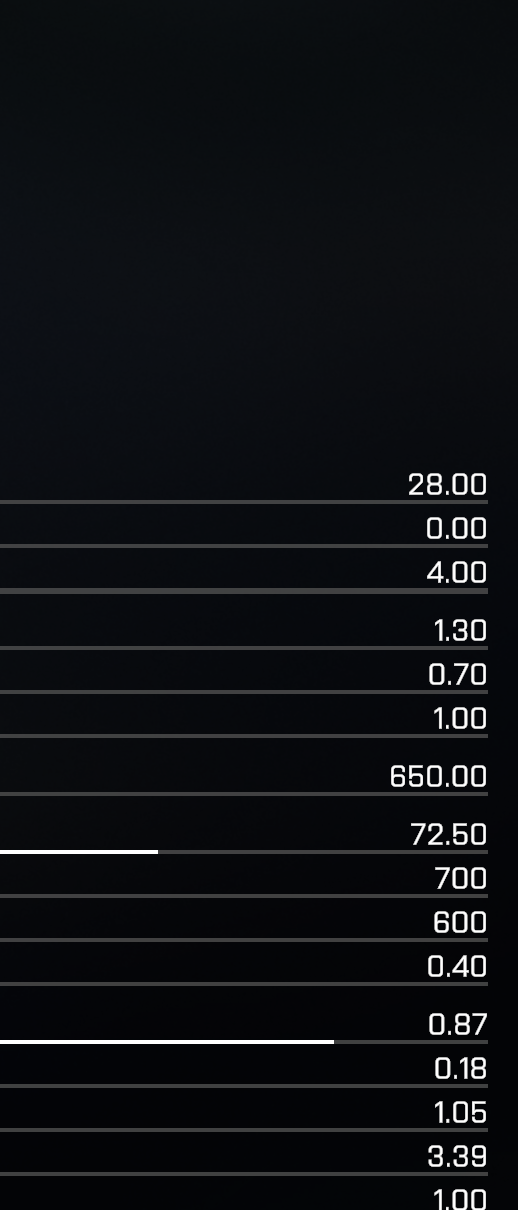
#> input picture tmp/weapon-ocr/ACR-num.png, 518 x 1210 px, given in place of G3-num.png, which was not available
$ python ocr_holes.py
#> lines starting #> are read from the running program, lines starting #| are printed output that depends on the picture; pictures that were not available may be replaced by others from this repository, and a replacement may not be noted
### tmp/ocr_batch_p90pp2.py
# -*- coding: utf-8 -*-
"""OCR P90-SG550 using G3/GLOCK18 digit templates."""
from __future__ import annotations

import json
import os

import cv2
import numpy as np

BASE = r"F:\voxel-frontline-battle\tmp\weapon-ocr"
OUT = r"F:\voxel-frontline-battle\tmp\ocr_p90pp_out"
os.makedirs(OUT, exist_ok=True)

IDS = [
    "P90",
    "PP19",
    "PP2000",
    "REM700",
    "RPK16",
    "RSH12",
    "SCARH",
    "SCORPIONEVO",
    "SG550",
]
TH = 100
TW, THGT = 16, 24
MIN_X = 300


def load_gray(wid):
    im = cv2.imread(os.path.join(BASE, wid + "-num.png"), cv2.IMREAD_COLOR)
    gray = cv2.cvtColor(im, cv2.COLOR_BGR2GRAY)
    # ignore left UI chrome
    g = gray.copy()
    g[:, :MIN_X] = 0
    return gray, g


def bands_of(gray, th=80):
    h = gray.shape[0]
    row_has = gray.max(axis=1) > th
    bands = []
    inb = False
    s = 0
    for i, v in enumerate(row_has):
        if v and not inb:
            s = i
            inb = True
        elif not v and inb:
            bands.append((s, i))
            inb = False
    if inb:
        bands.append((s, h))
    return [(a, b) for a, b in bands if b - a >= 10]


def crop_row(gray, y0, y1, th=80):
    h, w = gray.shape
    crop = gray[max(0, y0) : min(h, y1), :]
    xs = np.where(crop.max(axis=0) > th)[0]
    if len(xs) == 0:
        return crop
    return crop[:, max(0, int(xs[0]) - 2) : min(w, int(xs[-1]) + 3)]


def split_x(crop, th=TH):
    col_has = crop.max(axis=0) > th
    glyphs = []
    inb = False
    s = 0
    for i, v in enumerate(col_has):
        if v and not inb:
            s = i
            inb = True
        elif not v and inb:
            glyphs.append((s, i))
            inb = False
    if inb:
        glyphs.append((s, crop.shape[1]))
    merged = []
    for g in glyphs:
        if merged and g[0] - merged[-1][1] <= 1:
            merged[-1] = (merged[-1][0], g[1])
        else:
            merged.append(g)
    return merged


def trim(g, th=TH):
    ys = np.where(g.max(axis=1) > th)[0]
    xs = np.where(g.max(axis=0) > th)[0]
    if len(ys) == 0 or len(xs) == 0:
        return g
    return g[ys[0] : ys[-1] + 1, xs[0] : xs[-1] + 1]


def maybe_split_wide(g, th=TH):
    g = trim(g, th)
    if g.shape[1] < 22:
        return [g]
    col = (g > th).sum(axis=0).astype(np.float64)
    m = 4
    if g.shape[1] <= 2 * m + 3:
        return [g]
    mid = col[m:-m]
    idx = int(np.argmin(mid)) + m
    if col[idx] <= max(2, col.max() * 0.25) and 6 <= idx <= g.shape[1] - 6:
        left = trim(g[:, :idx], th)
        right = trim(g[:, idx + 1 :], th)
        if left.size and right.size and left.shape[1] >= 4 and right.shape[1] >= 4:
            return [left, right]
    return [g]


def glyphs_in_row(gray, y0, y1):
    crop = crop_row(gray, y0 - 2, y1 + 2)
    boxes = split_x(crop)
    out = []
    for x0, x1 in boxes:
        g = trim(crop[:, x0:x1])
        if g.size == 0:
            continue
        if g.shape[0] <= 8 and g.shape[1] <= 8:
            out.append(g)
            continue
        out.extend(maybe_split_wide(g))
    return out


def norm_glyph(g):
    bw = (g > TH).astype(np.float32)
    return cv2.resize(bw, (TW, THGT), interpolation=cv2.INTER_AREA)


# [5 lines left out: function ascii_g, not called in this run]


def get_glyph(gray, row_i, glyph_i):
    bs = bands_of(gray)
    y0, y1 = bs[row_i]
    gs = glyphs_in_row(gray, y0, y1)
    return gs[glyph_i]


# [111 lines left out: functions to_number, main, not called in this run]


# [2 lines that do not run on import are left out]

### tmp/ocr_holes.py
# -*- coding: utf-8 -*-
import importlib
import json
import os

import cv2
import numpy as np

import ocr_batch_p90pp2 as m

TH = 100
IDS = [
    "P90",
    "PP19",
    "PP2000",
    "REM700",
    "RPK16",
    "RSH12",
    "SCARH",
    "SCORPIONEVO",
    "SG550",
]


def holes(g, th=TH):
    bw = (g > th).astype(np.uint8)
    bw = np.pad(bw, 1)
    ff = bw.copy()
    mask = np.zeros((bw.shape[0] + 2, bw.shape[1] + 2), np.uint8)
    cv2.floodFill(ff, mask, (0, 0), 2)
    inv = (ff == 0).astype(np.uint8)
    n, lab = cv2.connectedComponents(inv)
    centers = []
    for i in range(1, n):
        ys, xs = np.where(lab == i)
        if len(ys):
            centers.append(float(ys.mean() / bw.shape[0]))
    return n - 1, centers


_, g3 = m.load_gray("G3")
#> in load_gray, im is the input picture: shape (1210, 518, 3); mean B, G, R 19.4, 16.2, 14.2
#> in load_gray, `g[:, :MIN_X] = 0`:
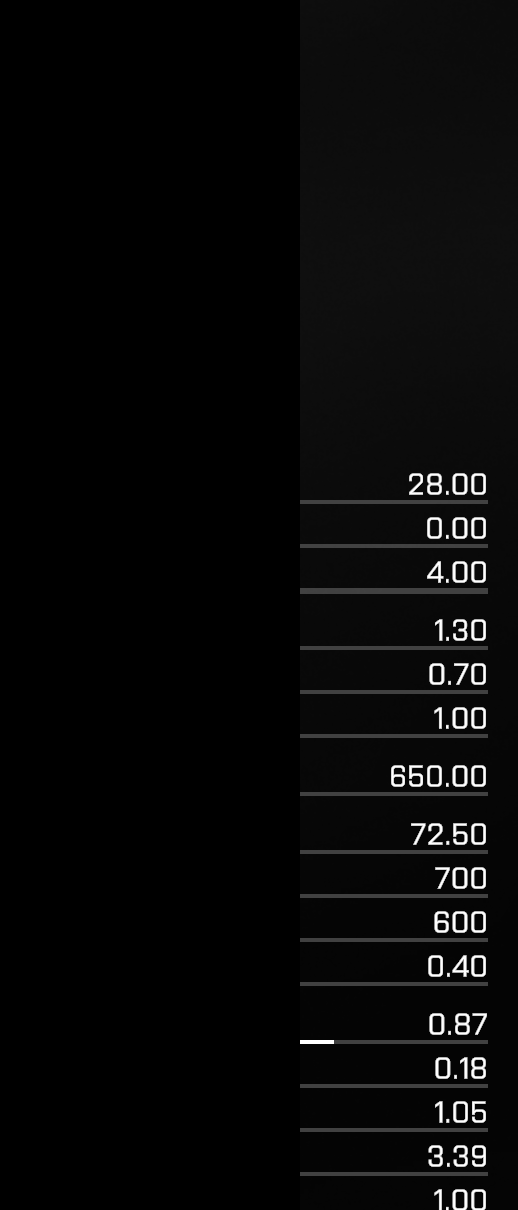
#> g: shape (1210, 518); min 0, max 255, mean 7.9
_, gl = m.load_gray("GLOCK18")
#> call 2 of load_gray, with wid = 'GLOCK18'
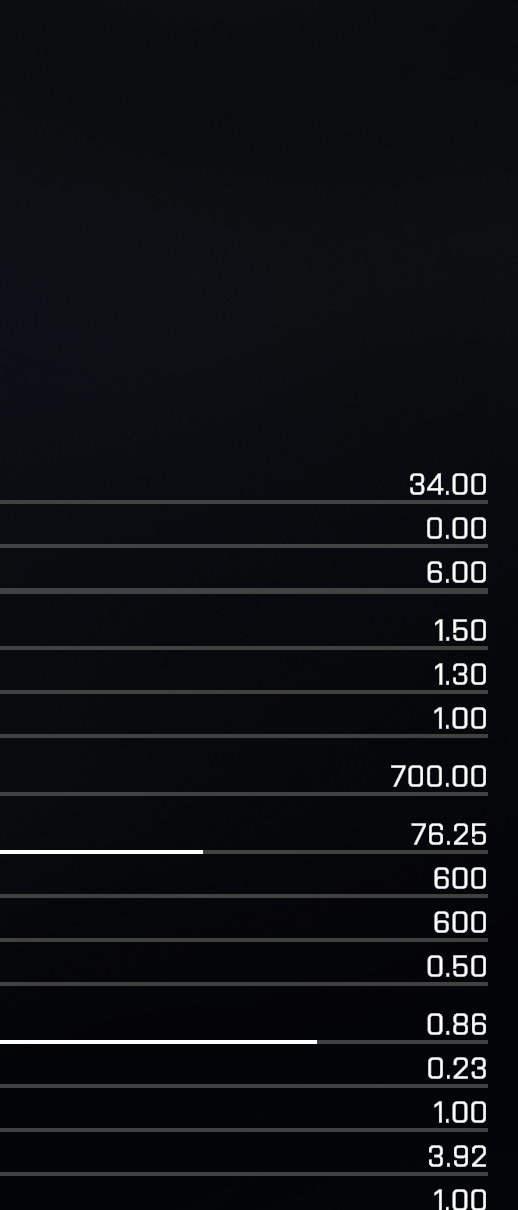
#> input picture tmp/weapon-ocr/AK5C-num.png, 518 x 1210 px, given in place of GLOCK18-num.png, which was not available
#> in load_gray, im is the input picture: shape (1210, 518, 3); mean B, G, R 19.5, 16.2, 14.3
templates = {
    "0": m.norm_glyph(m.get_glyph(g3, 1, 0)),
    "1": m.norm_glyph(m.get_glyph(g3, 3, 0)),
    "2": m.norm_glyph(m.get_glyph(g3, 4, 2)),
    "3": m.norm_glyph(m.get_glyph(g3, 0, 0)),
    "4": m.norm_glyph(m.get_glyph(g3, 14, 0)),
    "5": m.norm_glyph(m.get_glyph(g3, 8, 0)),
    "6": m.norm_glyph(m.get_glyph(g3, 9, 0)),
    "7": m.norm_glyph(m.get_glyph(g3, 0, 1)),
    "8": m.norm_glyph(m.get_glyph(g3, 2, 0)),
    "9": m.norm_glyph(m.get_glyph(gl, 0, 1)),
}
#> the loop in bands_of, `for i, v in enumerate(row_has):` made 1210 passes
#> inb on passes 474, 496, 518, 540, 562, 584, 620, 642, 664, 686, 708, 730: True, False, True, False, True, False, True, False, True, False, True, False
#> after the loop in bands_of, `for i, v in enumerate(row_has):`: bands = [(473, 495), (517, 539), (561, 583), (619, 641), (663, 685), (707, 729), (765, 787), (823, 845), (867, 889), (911, 933), (955, 977), (1013, 1035), (1040, 1044), (1057, 1079), (1101, 1123), (1145, 1167)]; inb = True; s = 1189
#> in get_glyph, `bs = bands_of(gray)`: bs = [(473, 495), (517, 539), (561, 583), (619, 641), (663, 685), (707, 729), (765, 787), (823, 845), (867, 889), (911, 933), (955, 977), (1013, 1035), (1057, 1079), (1101, 1123), (1145, 1167), (1189, 1210)]
#> in get_glyph, `y0, y1 = bs[row_i]`: y0 = 517; y1 = 539
#> in crop_row, `xs = np.where(crop.max(axis=0) > th)[0]`: xs = 49 values from 427 to 485
#> the loop in split_x, `for i, v in enumerate(col_has):` made 63 passes
#> after the loop in split_x, `for i, v in enumerate(col_has):`: glyphs = [(2, 17), (21, 24), (27, 43), (46, 61)]; inb = False; s = 46
#> the loop in split_x, `for g in glyphs:` made 4 passes
#> after the loop in split_x, `for g in glyphs:`: merged = [(2, 17), (21, 24), (27, 43), (46, 61)]
#> the loop in glyphs_in_row, `for x0, x1 in boxes:` made 4 passes
#> (x0, x1) on passes 1, 3, 4: (2, 17), (27, 43), (46, 61)
#> (x0, x1) on pass 2: (21, 24)
#> after the loop in glyphs_in_row, `for x0, x1 in boxes:`: out = 4 items
#> the loop in bands_of (call 2), `for i, v in enumerate(row_has):` made 1210 passes
#> the loop in split_x (call 2), `for i, v in enumerate(col_has):` made 55 passes
#> the loop in split_x (call 2), `for g in glyphs:` made 4 passes
#> g on passes 1 to 4: (2, 10), (13, 16), (20, 35), (38, 53)
#> the loop in glyphs_in_row (call 2), `for x0, x1 in boxes:` made 4 passes
#> (x0, x1) on passes 1, 3, 4: (2, 10), (20, 35), (38, 53)
#> (x0, x1) on pass 2: (13, 16)
#> in crop_row (call 6), `crop = gray[max(0, y0) : min(h, y1), :]`:
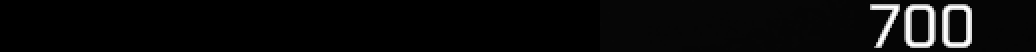
#> crop: shape (26, 518) (shown 2 times larger); min 0, max 255, mean 10
#> in crop_row (call 6), `xs = np.where(crop.max(axis=0) > th)[0]`: xs = 46 values from 435 to 485
#> in crop_row (call 7), `xs = np.where(crop.max(axis=0) > th)[0]`: xs = 46 values from 434 to 485
#> in crop_row (call 7), `return crop[:, max(0, int(xs[0]) - 2) : min(w, int(xs[-1]) + 3)]`:
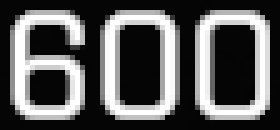
#> returned value: shape (26, 56) (shown 5 times larger); min 4, max 255, mean 89
#> in crop_row (call 9), `return crop[:, max(0, int(xs[0]) - 2) : min(w, int(xs[-1]) + 3)]`:
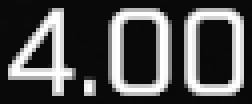
#> returned value: shape (26, 63) (shown 4 times larger); min 8, max 255, mean 78.2
#> in crop_row (call 10), `return crop[:, max(0, int(xs[0]) - 2) : min(w, int(xs[-1]) + 3)]`:
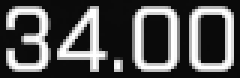
#> returned value: shape (26, 80) (shown 3 times larger); min 9, max 255, mean 81.5


def classify(g):
    if g.shape[0] <= 8 and g.shape[1] <= 8:
        return ".", 1.0
    ng = m.norm_glyph(g)
    best, bs = "?", -1.0
    for k, t in templates.items():
        a, b = ng.ravel(), t.ravel()
        d = float(np.linalg.norm(a) * np.linalg.norm(b))
        sc = float(np.dot(a, b) / d) if d else 0.0
        if sc > bs:
            bs, best = sc, k
    if g.shape[1] <= 10 and g.shape[0] > 14:
        if float((g > TH)[:, : max(1, g.shape[1] // 2)].mean()) < 0.35:
            return "1", max(0.9, bs)
    return best, bs


def hole_adj(c, nh, cy):
    if nh >= 2:
        return "8"
    if nh == 1:
        cy0 = cy[0] if cy else 0.5
        if cy0 < 0.40:
            return "9"
        if cy0 > 0.58:
            return "6"
        return "0"
    if nh == 0 and c in ("6", "8", "0", "9"):
        # open digits: 5/3/2 already classified; 6 without hole is 5
        if c == "6":
            return "5"
        if c == "9":
            return "3"
        if c == "0":
            return "0"
    return c


def to_number(text):
    if not text or "?" in text:
        return None
    if "." in text:
        return float(text)
    return int(text)


out = {}
for wid in IDS:
    full, gray = m.load_gray(wid)
    bs = m.bands_of(gray)
    use = bs[:16] if len(bs) == 17 else bs
    print("====", wid, "n", len(bs))
#| ==== P90 n 16
    parsed = []
    for i, (y0, y1) in enumerate(use):
        gs = m.glyphs_in_row(gray, y0, y1)
        chars = []
        for g in gs:
            c, sc = classify(g)
            nh, cy = holes(g)
            adj = hole_adj(c, nh, cy)
            mark = "*" if adj != c else ""
            chars.append(adj)
            if mark:
                print(
                    "  row",
                    i,
                    "change",
                    c,
                    "->",
                    adj,
                    "nh",
                    nh,
                    "cy",
                    [round(x, 2) for x in cy],
                    "sc",
                    round(sc, 3),
                )
        raw = "".join(chars)
        parsed.append(to_number(raw))
        print(" ", i, raw)
#> this loop made 16 passes
#|   row 0 change 8 -> 0 nh 1 cy [0.51] sc 1.0
#|   0 40.00
#|   1 0.00
#|   2 6.00
#|   row 3 change 6 -> 5 nh 0 cy [] sc 0.877
#|   3 1.50
#|   4 1.40
#|   5 1.00
#|   6 500.00
#|   row 7 change 6 -> 5 nh 0 cy [] sc 0.873
#> (further printed lines are left out)
#> pass 3, in glyphs_in_row (call 13), `crop = crop_row(gray, y0 - 2, y1 + 2)`:
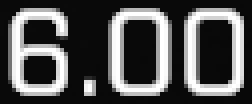
#> crop: shape (26, 63) (shown 4 times larger); min 8, max 255, mean 83.2
#> (the run stopped early here; a loop or call above may not have finished)
